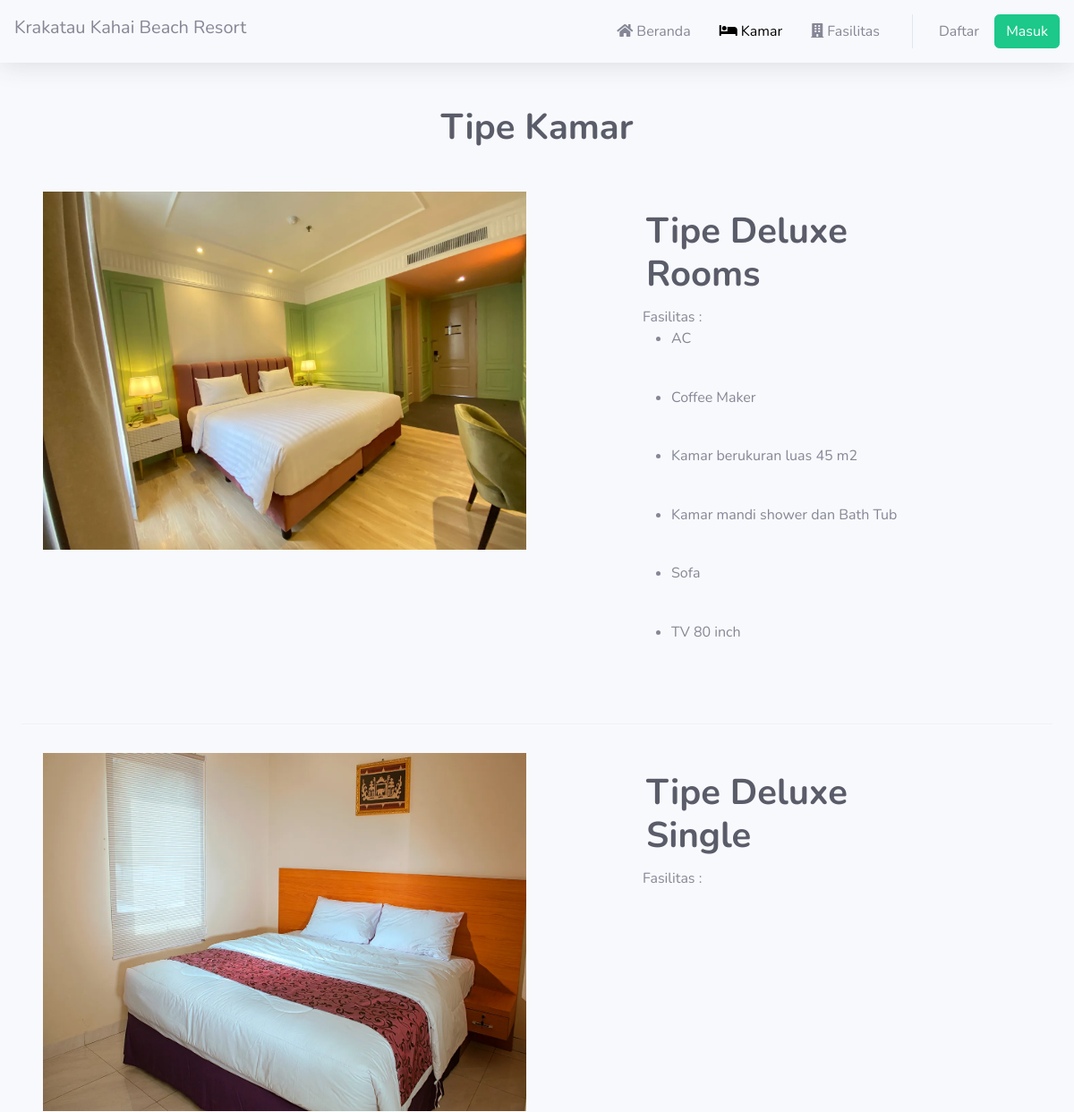
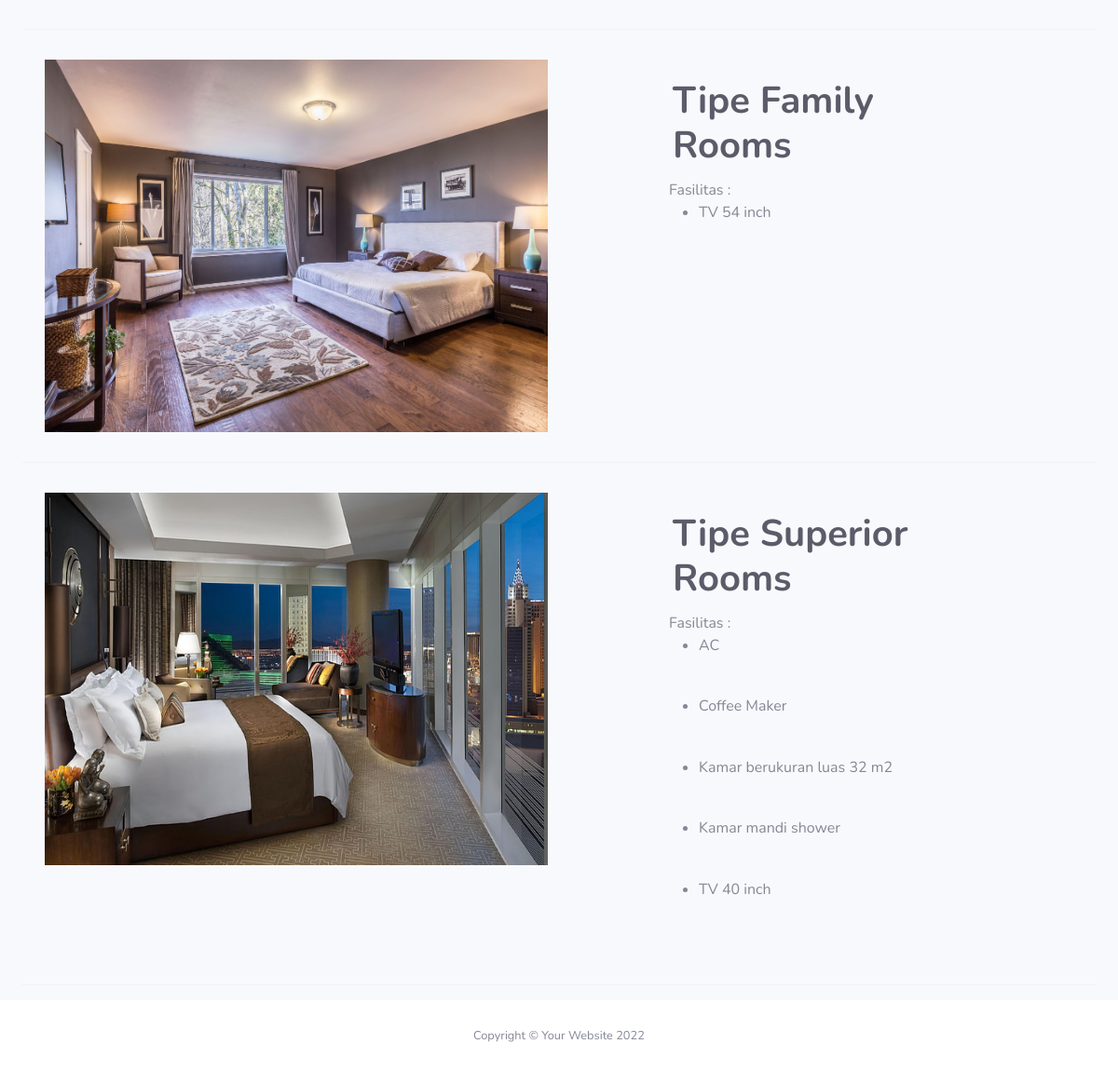
Page /kamar.php on the committed database (2 pictures, top to bottom).
### tables this page shows
CREATE TABLE `kamar` (
  `id` int(11) NOT NULL,
  `tipe_kamar` varchar(100) NOT NULL,
  `jumlah_kamar` varchar(100) NOT NULL,
  `kamar_tersedia` varchar(100) NOT NULL,
  `harga_kamar` varchar(20) NOT NULL,
  `total_harga` int(100) NOT NULL,
  `banner` varchar(100) NOT NULL
);

CREATE TABLE `fasilitas_kamar` (
  `id` int(11) NOT NULL,
  `tipe_kamar` varchar(100) NOT NULL,
  `nama_fasilitas` varchar(100) NOT NULL
);

### kamar.php (the view, shortened to what this page needs)
<?php
require './koneksi.php';
?>
<!DOCTYPE html>
<html lang="en">
<head>
    <?php include './layouts/heading.php'; ?>
</head>
<body id="page-top">
    <div id="wrapper">
        <div id="content-wrapper" class="d-flex flex-column">
            <div id="content">
                <nav class="navbar navbar-expand navbar-light bg-none topbar mb-4 static-top shadow">
                    <h5>Krakatau Kahai Beach Resort</h3>
                        <ul class="navbar-nav ml-auto">
                            <li class="nav-item">
                                <a class="nav-link" href="./index.php" id="userDropdown" aria-haspopup="true" aria-expanded="false">
                                    <span class="mr-2 d-none d-lg-inline text-gray-600"><i class="fas fa-home"></i> Beranda</span>
                                </a>
                            </li>
                            <li class="nav-item">
                                <a class="nav-link" href="./kamar.php" id="userDropdown" aria-haspopup="true" aria-expanded="false">
                                    <span class="mr-2 d-none d-lg-inline text-gray-600 active"><i class="fas fa-bed"></i> Kamar</span>
                                </a>
                            </li>
                            <li class="nav-item">
                                <a class="nav-link" href="./fasilitas.php" id="userDropdown" aria-haspopup="true" aria-expanded="false">
                                    <span class="mr-2 d-sm-none d-lg-inline text-gray-600"><i class="fas fa-building"></i> Fasilitas</span>
                                </a>
                            </li>
                            <?php
                            if ($user == "") {
                            ?>
                                <li class="nav-item my-auto d-none d-lg-inline">
                                    <a href="./daftar.php" class="btn">Daftar</a>
                                    <a href="./login.php" class="btn btn-success">Masuk</a>
                                </li>
                            <?php
                            }
                            ?>
                        </ul>
                </nav>
                <div class="container-fluid">
                    <h1 class="p-4 text-dark text-center" style="font-weight: bold;">Tipe Kamar</h1>
                    <?php
                    $sql = mysqli_query($conn, "SELECT * FROM kamar ORDER BY tipe_kamar ASC");
                    while ($data = mysqli_fetch_assoc($sql)) {
                    ?>
                        <div class="container-fluid py-3">
                            <div class="row">
                                <img src="./img/<?= $data['banner'] ?>" alt="banner" class="d-block w-100 col-md-6" style="height: 400px;">
                                <div class="container-fluid py-3 col-md-4">
                                    <h1 class="p-1 text-dark" style="font-weight: bold;">Tipe <?= $data['tipe_kamar'] ?></h1>
                                    <span>Fasilitas :</span>
                                    <br>
                                    <?php
                                    $sql_fasilitas = mysqli_query($conn, "SELECT * FROM fasilitas_kamar WHERE tipe_kamar = '$data[tipe_kamar]' ORDER BY nama_fasilitas ASC ");
                                    while ($fasilitas = mysqli_fetch_assoc($sql_fasilitas)) {
                                    ?>
                                        <ul>
                                            <li style="line-height: 1.6;"><?= $fasilitas['nama_fasilitas'] ?></li>
                                        </ul>
                                        <br>
                                    <?php
                                    }
                                    ?>
                                </div>
                            </div>
                        </div>
                        <hr class=" fw-bold">
                    <?php
                    }
                    ?>
                </div>
            </div>
            <footer class="sticky-footer bg-white">
                <div class="container my-auto">
                    <div class="copyright text-center my-auto">
                        <span>Copyright &copy; Your Website 2022</span>
                    </div>
                </div>
            </footer>
        </div>
    </div>
</body>
</html>

### layouts/heading.php (shortened to what this page needs)
<link href="./layout/vendor/fontawesome-free/css/all.min.css" rel="stylesheet" type="text/css">
<link href="https://cdn.jsdelivr.net/npm/bootstrap@5.3.0-alpha1/dist/css/bootstrap.min.css" rel="stylesheet">
<link rel="stylesheet" href="https://cdn.jsdelivr.net/npm/bootstrap-icons@1.10.3/font/bootstrap-icons.css">
<link href="./layout/css/sb-admin-2.min.css" rel="stylesheet">
<link rel="stylesheet" href="./style/main.css">

### style/main.css (style rules this page uses)
.active { color: black !important; }

### rows in the picture
kamar: banner (picture), tipe_kamar "Deluxe Rooms"
fasilitas_kamar: nama_fasilitas "AC"
fasilitas_kamar: nama_fasilitas "Coffee Maker"
fasilitas_kamar: nama_fasilitas "Kamar berukuran luas 45 m2"
fasilitas_kamar: nama_fasilitas "Kamar mandi shower dan Bath Tub"
fasilitas_kamar: nama_fasilitas "Sofa"
fasilitas_kamar: nama_fasilitas "TV 80 inch"
kamar: banner (picture), tipe_kamar "Deluxe Single"
kamar: banner (picture), tipe_kamar "Family Rooms"
fasilitas_kamar: nama_fasilitas "TV 54 inch"
kamar: banner (picture), tipe_kamar "Superior Rooms"
fasilitas_kamar: nama_fasilitas "AC"
fasilitas_kamar: nama_fasilitas "Coffee Maker"
fasilitas_kamar: nama_fasilitas "Kamar berukuran luas 32 m2"
fasilitas_kamar: nama_fasilitas "Kamar mandi shower"
fasilitas_kamar: nama_fasilitas "TV 40 inch"
